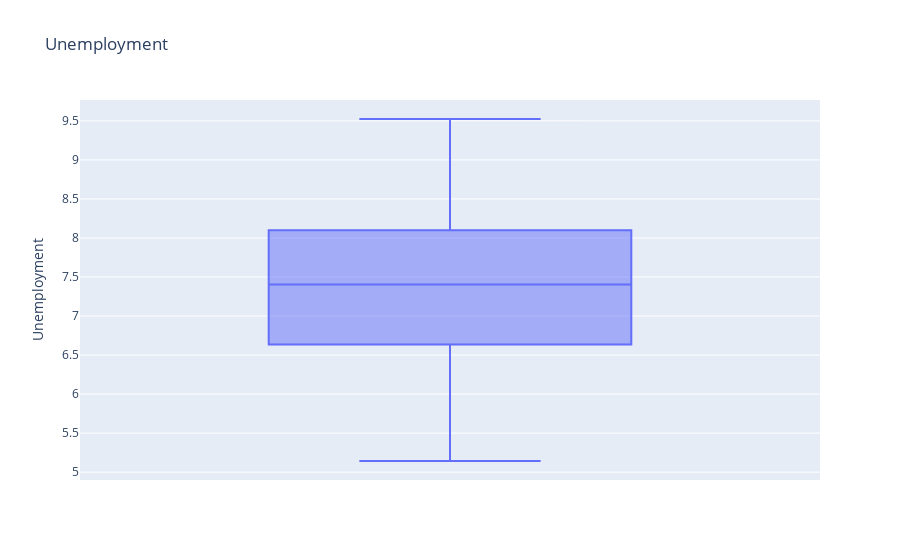

Notebook code cell kept with this figure:
### Code cell
# boite à moustache pour unemployment
fig_unemp = px.box(df_clean, y='Unemployment', title='Unemployment')
fig_unemp.show()

### Figure 1 — Plotly figure (JSON) as saved in the notebook; plotly's stock layout.template omitted (floating-point values rounded to 4 significant figures)
{"data": [{"alignmentgroup": "True", "hovertemplate": "Unemployment=%{y}<extra></extra>", "legendgroup": "", "marker": {"color": "#636efa"}, "name": "", "notched": false, "offsetgroup": "", "orientation": "v", "showlegend": false, "type": "box", "x0": " ", "xaxis": "x", "y": [6.858, 7.47, 7.092, 7.896, 7.658, 6.961, null, 6.425, 9.331, 8.595, 7.348, 6.885, 7.092, 7.951, 7.441, 8.963, 6.489, 8.243, 8.35, 8.15, 5.527, 6.833, 6.339, 6.635, 6.925, 8.256, 8.424, 7.771, 7.567, 8.975, 5.946, 6.3, 8.304, 6.061, 8.622, 8.106, 7.057, 6.496, 8.099, 7.962, 6.162, 5.965, 8.163, null, 8.549, 7.17, 6.877, 6.315, 6.973, 8.424, 8.521, 7.545, 5.422, 5.143, 9.342, 7.368, 9.331, 7.795, 7.787, null, 7.856, 7.943, 7.866, 7.527, 6.56, 8.028, 6.664, 6.442, 8.625, 7.808, 6.299, null, 9.524, 7.951, 7.343, 7.057, 7.127, 6.664, 8.099, 8.992, 6.299, null, 7.484, 8.15, null, 6.104, 7.564, null, 8.09, 6.384, null, 6.315, 6.529, 7.872, 7.682, 7.658, 7.197, 6.868, 6.877, 6.104, null, 5.644, 5.644, 6.855, 8.09, 6.768, 7.197, 7.343, 6.034, 8.899, null, null, 8.15], "y0": " ", "yaxis": "y"}], "layout": {"boxmode": "group", "legend": {"tracegroupgap": 0}, "title": {"text": "Unemployment"}, "xaxis": {"anchor": "y", "domain": [0, 1]}, "yaxis": {"anchor": "x", "domain": [0, 1], "title": {"text": "Unemployment"}}}}
